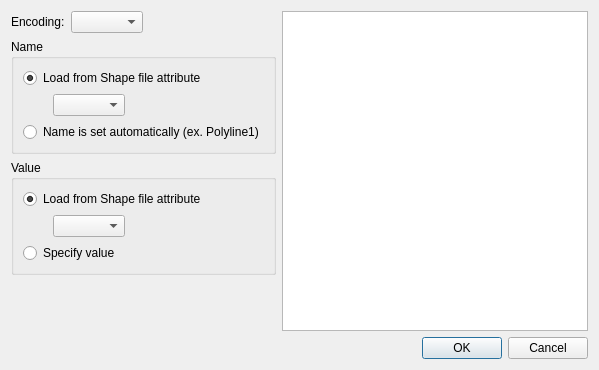
<?xml version="1.0" encoding="UTF-8"?>
<ui version="4.0">
 <class>GeoDataPolyLineImporterSettingDialog</class>
 <widget class="QDialog" name="GeoDataPolyLineImporterSettingDialog">
  <property name="geometry">
   <rect>
    <x>0</x>
    <y>0</y>
    <width>599</width>
    <height>370</height>
   </rect>
  </property>
  <property name="windowTitle">
   <string>PolyLine Import Setting</string>
  </property>
  <layout class="QVBoxLayout" name="verticalLayout_4">
   <item>
    <layout class="QHBoxLayout" name="horizontalLayout_5" stretch="0,1">
     <item>
      <layout class="QVBoxLayout" name="verticalLayout_3">
       <item>
        <layout class="QHBoxLayout" name="horizontalLayout_2">
         <item>
          <widget class="QLabel" name="encodingLabel">
           <property name="text">
            <string>Encoding:</string>
           </property>
          </widget>
         </item>
         <item>
          <widget class="QComboBox" name="encodingComboBox">
           <property name="sizePolicy">
            <sizepolicy hsizetype="Preferred" vsizetype="Fixed">
             <horstretch>0</horstretch>
             <verstretch>0</verstretch>
            </sizepolicy>
           </property>
           <property name="maximumSize">
            <size>
             <width>200</width>
             <height>16777215</height>
            </size>
           </property>
          </widget>
         </item>
         <item>
          <spacer name="horizontalSpacer_3">
           <property name="orientation">
            <enum>Qt::Horizontal</enum>
           </property>
           <property name="sizeHint" stdset="0">
            <size>
             <width>40</width>
             <height>20</height>
            </size>
           </property>
          </spacer>
         </item>
        </layout>
       </item>
       <item>
        <widget class="QGroupBox" name="nameGroupBox">
         <property name="title">
          <string>Name</string>
         </property>
         <layout class="QVBoxLayout" name="verticalLayout">
          <item>
           <widget class="QRadioButton" name="nameAttributeRadioButton">
            <property name="text">
             <string>Load from Shape file attribute</string>
            </property>
            <property name="checked">
             <bool>true</bool>
            </property>
           </widget>
          </item>
          <item>
           <layout class="QHBoxLayout" name="horizontalLayout">
            <item>
             <spacer name="horizontalSpacer">
              <property name="orientation">
               <enum>Qt::Horizontal</enum>
              </property>
              <property name="sizeType">
               <enum>QSizePolicy::Fixed</enum>
              </property>
              <property name="sizeHint" stdset="0">
               <size>
                <width>30</width>
                <height>20</height>
               </size>
              </property>
             </spacer>
            </item>
            <item>
             <widget class="QComboBox" name="nameComboBox"/>
            </item>
            <item>
             <spacer name="horizontalSpacer_2">
              <property name="orientation">
               <enum>Qt::Horizontal</enum>
              </property>
              <property name="sizeHint" stdset="0">
               <size>
                <width>40</width>
                <height>20</height>
               </size>
              </property>
             </spacer>
            </item>
           </layout>
          </item>
          <item>
           <widget class="QRadioButton" name="nameAutoRadioButton">
            <property name="text">
             <string>Name is set automatically (ex. Polyline1)</string>
            </property>
           </widget>
          </item>
         </layout>
        </widget>
       </item>
       <item>
        <widget class="QGroupBox" name="valueGroupBox">
         <property name="title">
          <string>Value</string>
         </property>
         <layout class="QVBoxLayout" name="verticalLayout_2">
          <item>
           <widget class="QRadioButton" name="valueAttributeRadioButton">
            <property name="text">
             <string>Load from Shape file attribute</string>
            </property>
            <property name="checked">
             <bool>true</bool>
            </property>
           </widget>
          </item>
          <item>
           <layout class="QHBoxLayout" name="horizontalLayout_3">
            <item>
             <spacer name="horizontalSpacer_4">
              <property name="orientation">
               <enum>Qt::Horizontal</enum>
              </property>
              <property name="sizeType">
               <enum>QSizePolicy::Fixed</enum>
              </property>
              <property name="sizeHint" stdset="0">
               <size>
                <width>30</width>
                <height>20</height>
               </size>
              </property>
             </spacer>
            </item>
            <item>
             <widget class="QComboBox" name="valueComboBox"/>
            </item>
            <item>
             <spacer name="horizontalSpacer_5">
              <property name="orientation">
               <enum>Qt::Horizontal</enum>
              </property>
              <property name="sizeHint" stdset="0">
               <size>
                <width>40</width>
                <height>20</height>
               </size>
              </property>
             </spacer>
            </item>
           </layout>
          </item>
          <item>
           <layout class="QHBoxLayout" name="horizontalLayout_4">
            <item>
             <widget class="QRadioButton" name="valueCustomRadioButton">
              <property name="text">
               <string>Specify value</string>
              </property>
             </widget>
            </item>
            <item>
             <widget class="GridAttributeEditWidgetContainer" name="valueWidget" native="true">
              <property name="enabled">
               <bool>false</bool>
              </property>
             </widget>
            </item>
           </layout>
          </item>
         </layout>
        </widget>
       </item>
       <item>
        <spacer name="verticalSpacer">
         <property name="orientation">
          <enum>Qt::Vertical</enum>
         </property>
         <property name="sizeHint" stdset="0">
          <size>
           <width>20</width>
           <height>17</height>
          </size>
         </property>
        </spacer>
       </item>
      </layout>
     </item>
     <item>
      <widget class="QTableWidget" name="tableWidget">
       <property name="editTriggers">
        <set>QAbstractItemView::NoEditTriggers</set>
       </property>
      </widget>
     </item>
    </layout>
   </item>
   <item>
    <widget class="QDialogButtonBox" name="buttonBox">
     <property name="orientation">
      <enum>Qt::Horizontal</enum>
     </property>
     <property name="standardButtons">
      <set>QDialogButtonBox::Cancel|QDialogButtonBox::Ok</set>
     </property>
    </widget>
   </item>
  </layout>
 </widget>
 <customwidgets>
  <customwidget>
   <class>GridAttributeEditWidgetContainer</class>
   <extends>QWidget</extends>
   <header>guicore/pre/gridcond/base/gridattributeeditwidgetcontainer.h</header>
   <container>1</container>
  </customwidget>
 </customwidgets>
 <resources/>
 <connections>
  <connection>
   <sender>buttonBox</sender>
   <signal>accepted()</signal>
   <receiver>GeoDataPolyLineImporterSettingDialog</receiver>
   <slot>accept()</slot>
   <hints>
    <hint type="sourcelabel">
     <x>164</x>
     <y>360</y>
    </hint>
    <hint type="destinationlabel">
     <x>157</x>
     <y>274</y>
    </hint>
   </hints>
  </connection>
  <connection>
   <sender>buttonBox</sender>
   <signal>rejected()</signal>
   <receiver>GeoDataPolyLineImporterSettingDialog</receiver>
   <slot>reject()</slot>
   <hints>
    <hint type="sourcelabel">
     <x>164</x>
     <y>360</y>
    </hint>
    <hint type="destinationlabel">
     <x>286</x>
     <y>274</y>
    </hint>
   </hints>
  </connection>
  <connection>
   <sender>nameAttributeRadioButton</sender>
   <signal>toggled(bool)</signal>
   <receiver>nameComboBox</receiver>
   <slot>setEnabled(bool)</slot>
   <hints>
    <hint type="sourcelabel">
     <x>106</x>
     <y>70</y>
    </hint>
    <hint type="destinationlabel">
     <x>105</x>
     <y>97</y>
    </hint>
   </hints>
  </connection>
  <connection>
   <sender>valueCustomRadioButton</sender>
   <signal>toggled(bool)</signal>
   <receiver>valueWidget</receiver>
   <slot>setEnabled(bool)</slot>
   <hints>
    <hint type="sourcelabel">
     <x>68</x>
     <y>221</y>
    </hint>
    <hint type="destinationlabel">
     <x>243</x>
     <y>224</y>
    </hint>
   </hints>
  </connection>
  <connection>
   <sender>valueAttributeRadioButton</sender>
   <signal>toggled(bool)</signal>
   <receiver>valueComboBox</receiver>
   <slot>setEnabled(bool)</slot>
   <hints>
    <hint type="sourcelabel">
     <x>65</x>
     <y>172</y>
    </hint>
    <hint type="destinationlabel">
     <x>67</x>
     <y>194</y>
    </hint>
   </hints>
  </connection>
 </connections>
</ui>
